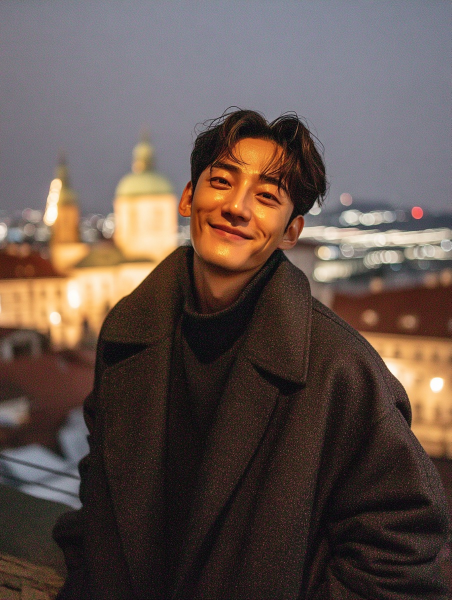
#> input picture assets/personas/beomjun/main_large.jpg, 903 x 1200 px (shown at 1/2 size); its folder holds only this picture in this run
$ python local_image_optimizer_english.py
#> lines starting #> are read from the running program, lines starting #| are printed output that depends on the picture
### scripts/persona_name_mapping.py
#!/usr/bin/env python3
"""
Persona name mapping - Korean to English
"""

# 한글 이름을 영문으로 매핑
PERSONA_NAME_MAPPING = {
    "상훈": "sanghoon",
    "Dr. 박지은": "dr-park-jieun",
    "Dr. 김민서": "dr-kim-minseo",
    "수진": "sujin",
    "예림": "yerim",
    "예슬": "yeseul",
    "윤미": "yoonmi",
    "정훈": "jeonghoon",
    "지우": "jiwoo",
    "채연": "chaeyeon",
    "하연": "hayeon",
    "혜진": "hyejin",
    "나연": "nayeon",
    "동현": "donghyun",
    "미연": "miyeon",
    "민수": "minsu",
    "민준": "minjun",
    "박준영": "park-junyoung",
    "성호": "seongho",
    "세빈": "sebin",
    "소희": "sohee",
    "영훈": "younghoon",
    "재성": "jaesung",
    "재현": "jaehyun",
    "종호": "jongho",
    "준영": "junyoung",
    "준호": "junho",
    "진욱": "jinwook",
    # 신규 20대 남성 페르소나
    "건우": "geonwoo",
    "도윤": "doyoon",
    "동혁": "donghyuk",
    "민석": "minseok",
    "민호": "minho",
    "성민": "seongmin",
    "세준": "sejun",
    "수현": "soohyun",
    "시우": "siwoo",
    "우진": "woojin",
    "원준": "wonjoon",
    "유진": "yoojin",
    "정우": "jungwoo",
    "지환": "jihwan",
    "지후": "jihoo",
    "태민": "taemin",
    "태현": "taehyun",
    "하준": "hajoon",
    "현민": "hyunmin",
    "현우": "hyunwoo",
    "효진": "hyojin",
    "나나": "nana",
    "다은": "daeun",
    "동수": "dongsu",
    "리나": "rina",
    "민정": "minjung",
    "범준": "beomjun",
    "석진": "seokjin",
    "소영": "soyoung",
    "수빈": "subin",
    "수아": "sua",
    "연지": "yeonji",
    "윤성": "yoonsung",
    "은수": "eunsu",
    "주은": "jueun",
    "준석": "junseok",
    "지윤": "jiyoon",
    "지은": "jieun",
    "진호": "jinho",
    "태윤": "taeyoon",
    "태준": "taejun",
    "태호": "taeho",
    "현주": "hyeonju",
    "혜원": "hyewon"
}

def get_english_name(korean_name: str) -> str:
    """
    한글 이름을 영문으로 변환
    매핑에 없으면 원본 이름 반환
    """
    return PERSONA_NAME_MAPPING.get(korean_name, korean_name)

# [7 lines left out: function get_korean_name, not called in this run]

### scripts/local_image_optimizer_english.py
#!/usr/bin/env python3
"""
Local Image Optimizer with English folder names - Creates optimized images in assets/personas folder
"""

import os
import sys
from PIL import Image
from pathlib import Path
from persona_name_mapping import get_english_name
import numpy as np

# Set UTF-8 encoding for Windows console
if sys.platform.startswith('win'):
    import locale
    if sys.stdout.encoding != 'utf-8':
        sys.stdout.reconfigure(encoding='utf-8')
        sys.stderr.reconfigure(encoding='utf-8')

# Configuration
PERSONAS_SOURCE_DIR = r"C:\Users\yong\Documents\personas"
OUTPUT_DIR = r"C:\Users\yong\sonaapp\assets\personas"

# Image sizes
SIZES = {
    'thumb': 150,
    'small': 300,
    'medium': 600,
    'large': 1200
}

def remove_black_bars(img):
    """Remove black letterbox bars from top and bottom of image"""
    # Convert to numpy array
    img_array = np.array(img)

    # For RGB images
    if len(img_array.shape) == 3:
        # Calculate mean brightness for each row
        row_means = np.mean(img_array, axis=(1, 2))
    else:
        # For grayscale
        row_means = np.mean(img_array, axis=1)

    # Find non-black rows (threshold of 10 to account for very dark but not pure black)
    non_black_rows = np.where(row_means > 10)[0]

    if len(non_black_rows) == 0:
        return img

    # Get the bounds of non-black content
    top = non_black_rows[0]
    bottom = non_black_rows[-1] + 1

    # Check if we found black bars (more than 5% of image height)
    height = img_array.shape[0]
    if top > height * 0.05 or (height - bottom) > height * 0.05:
        print(f"    Detected black bars: top={top}px, bottom={height-bottom}px")
        # Crop the image
        if len(img_array.shape) == 3:
            cropped_array = img_array[top:bottom, :, :]
        else:
            cropped_array = img_array[top:bottom, :]
        return Image.fromarray(cropped_array)

    return img

def smart_crop_square(img, size):
    """Smart crop to square aspect ratio for persona cards"""
    width, height = img.size

    if width == height:
        return img

    # For portrait images, crop from top to focus on face area
    if width < height:
        # Take square from top portion (usually where face is)
        crop_height = width
        top = min(int(height * 0.1), height - crop_height)  # Start 10% from top or less
        return img.crop((0, top, width, top + crop_height))

    # For landscape images, center crop
    else:
        crop_width = height
        left = (width - crop_width) // 2
        return img.crop((left, 0, left + crop_width, height))

def create_output_directories():
    """Create output directory structure"""
    output_path = Path(OUTPUT_DIR)
    output_path.mkdir(parents=True, exist_ok=True)
    return output_path

def scan_personas():
    """Scan and return personas with images"""
    source_dir = Path(PERSONAS_SOURCE_DIR)
    personas = []

    print("Scanning persona folders...")
    print("-" * 40)

    for item in source_dir.iterdir():
        if item.is_dir():
            image_files = []
            for ext in ['*.png', '*.jpg', '*.jpeg', '*.webp']:
                image_files.extend(item.glob(ext))

            if image_files:
                korean_name = item.name
                english_name = get_english_name(korean_name)
                personas.append({
                    'korean_name': korean_name,
                    'english_name': english_name,
                    'path': item
                })
                print(f"Found: {korean_name} -> {english_name} ({len(image_files)} images)")
#> pass 2 of the loop in scan_personas, `for item in source_dir.iterdir():`:

    return personas

def optimize_persona_images(persona_info: dict):
    """Optimize all images for a single persona"""

    korean_name = persona_info['korean_name']
    english_name = persona_info['english_name']
    persona_dir = persona_info['path']

    print(f"\nProcessing: {korean_name} -> {english_name}")

    output_persona_dir = Path(OUTPUT_DIR) / english_name

    # Create persona output directory with English name
    output_persona_dir.mkdir(parents=True, exist_ok=True)

    # Find all image files
    image_files = []
    for ext in ['*.png', '*.jpg', '*.jpeg', '*.webp']:
        image_files.extend(persona_dir.glob(ext))

    # Sort image files by name for consistent ordering
    image_files = sorted(image_files, key=lambda x: x.name)

    if not image_files:
        print(f"  ERROR: No images found")
        return False

    print(f"  Found {len(image_files)} images to process")

    processed_count = 0

    for idx, source_image in enumerate(image_files):
        # First image is "main", others are "image1", "image2", etc.
        prefix = "main" if idx == 0 else f"image{idx}"
        print(f"\n  Processing image {idx + 1}/{len(image_files)}: {source_image.name} -> {prefix}_*.jpg")

        try:
            with Image.open(source_image) as img:
                # Convert to RGB
#> img is the input picture: PIL image 903x1200 RGB; mean R, G, B 97.8, 82.4, 76.3
                if img.mode in ('RGBA', 'LA'):
                    background = Image.new('RGB', img.size, (255, 255, 255))
                    background.paste(img, mask=img.split()[-1] if img.mode == 'RGBA' else None)
                    img = background
                elif img.mode != 'RGB':
                    img = img.convert('RGB')

                # Remove black bars if present
                img = remove_black_bars(img)
#> in remove_black_bars, `row_means = np.mean(img_array, axis=(1, 2))`: row_means = 1200 values, max 162.5 at index 470, min 26.22 at index 1061, mean 85.49
#> in remove_black_bars, `non_black_rows = np.where(row_means > 10)[0]`: non_black_rows = 1200 values from 0 to 1199
#> in remove_black_bars, `top = non_black_rows[0]`: top = 0
#> in remove_black_bars, `bottom = non_black_rows[-1] + 1`: bottom = 1200

                orig_width, orig_height = img.size
#> orig_width = 903; orig_height = 1200
                aspect_ratio = orig_width / orig_height
#> aspect_ratio = 0.752
                print(f"    Original: {orig_width}x{orig_height}")
#|     Original: 903x1200

                # Process each size
                for size_name, target_size in SIZES.items():
                    # For thumbnail and small sizes, use smart square crop
                    if size_name in ['thumb', 'small']:
                        # First resize to target size maintaining aspect ratio
                        if orig_width > orig_height:
                            new_width = int(target_size * aspect_ratio)
                            new_height = target_size
                        else:
                            new_width = target_size
                            new_height = int(target_size / aspect_ratio)

                        # Don't upscale
                        if new_width > orig_width or new_height > orig_height:
                            resized = img.copy()
                        else:
                            resized = img.resize((new_width, new_height), Image.Resampling.LANCZOS)

                        # Then smart crop to square
                        resized = smart_crop_square(resized, target_size)

                        # Final resize to exact target size if needed
                        if resized.size != (target_size, target_size):
                            resized = resized.resize((target_size, target_size), Image.Resampling.LANCZOS)
                    else:
                        # For medium and large, maintain aspect ratio
                        if orig_width > orig_height:
                            new_width = target_size
                            new_height = int(target_size / aspect_ratio)
                        else:
                            new_height = target_size
                            new_width = int(target_size * aspect_ratio)

                        if new_width > orig_width or new_height > orig_height:
                            new_width, new_height = orig_width, orig_height

                        # Create resized image
                        resized = img.resize((new_width, new_height), Image.Resampling.LANCZOS)

                    # Save to output directory
                    output_file = output_persona_dir / f"{prefix}_{size_name}.jpg"
                    resized.save(output_file, 'JPEG', quality=95, optimize=True, progressive=True)

                    file_size = output_file.stat().st_size
                    print(f"    Created {size_name}: {new_width}x{new_height} ({file_size} bytes)")
#> this loop made 1 pass
#> pass 1, in optimize_persona_images, `resized = img.resize((new_width, new_height), Image.Resampling.LANCZOS)`:
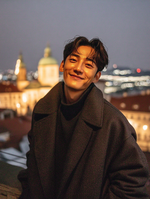
#> resized: PIL image 150x199 RGB; mean R, G, B 97.8, 82.4, 76.3
#> pass 1, in optimize_persona_images, `resized = smart_crop_square(resized, target_size)`:
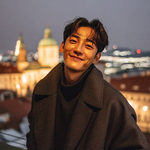
#> resized: PIL image 150x150 RGB; mean R, G, B 105.9, 87, 77.6

                # Save original
                output_original = output_persona_dir / f"{prefix}_original.jpg"
                img.save(output_original, 'JPEG', quality=98, optimize=True, progressive=True)

                orig_file_size = output_original.stat().st_size
                print(f"    Created original: {orig_width}x{orig_height} ({orig_file_size} bytes)")

                processed_count += 1

        except Exception as e:
            print(f"    ERROR processing {source_image.name}: {e}")
            continue

    if processed_count > 0:
        print(f"\n  SUCCESS: {processed_count}/{len(image_files)} images processed and saved to {output_persona_dir}")
        return True
    else:
        print(f"  ERROR: No images could be processed")
        return False

def create_mapping_file(personas):
    """Create a mapping file for Korean to English names"""
    mapping_file = Path(OUTPUT_DIR) / "name_mapping.txt"

    with open(mapping_file, 'w', encoding='utf-8') as f:
        f.write("Korean Name -> English Name Mapping\n")
        f.write("=" * 40 + "\n")
        for persona in personas:
            f.write(f"{persona['korean_name']} -> {persona['english_name']}\n")

    print(f"\nMapping file created: {mapping_file}")

def main():
    print("Local Image Optimizer with English Folder Names")
    print("=" * 60)

    # Create output directory
    create_output_directories()

    # Scan personas
    personas = scan_personas()

    if not personas:
        print("\nNo personas with images found!")
        return

    print(f"\nFound {len(personas)} personas with images")
    print("=" * 60)

    # Process all personas
    successful = []
    failed = []

    for persona_info in personas:
        if optimize_persona_images(persona_info):
            successful.append(persona_info)
        else:
            failed.append(persona_info)
#> pass 2 of the loop in main, `for persona_info in personas:`:
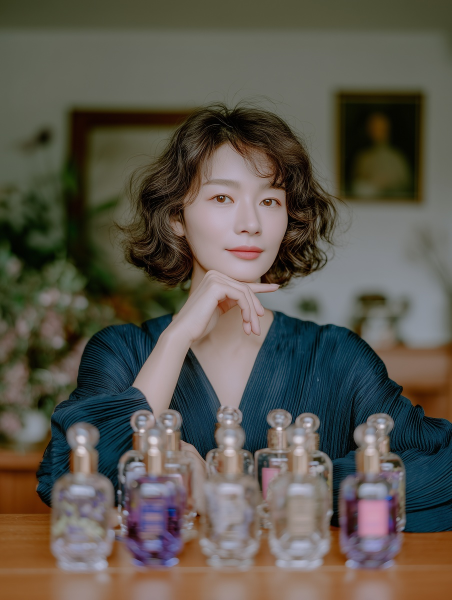
#> input picture assets/personas/chaeyeon/main_large.jpg, 903 x 1200 px (shown at 1/2 size)
#> in optimize_persona_images, img is the input picture: PIL image 903x1200 RGB; mean R, G, B 91.8, 87.4, 77.8
#|     Original: 903x1200
#> the loop in optimize_persona_images, `for size_name, target_size in SIZES.items():` made 1 pass
#> pass 1, in optimize_persona_images (call 2), `resized = img.resize((new_width, new_height), Image.Resampling.LANCZOS)`:
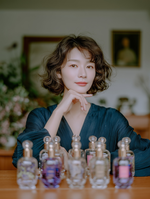
#> resized: PIL image 150x199 RGB; mean R, G, B 91.8, 87.4, 77.8
#> pass 1, in optimize_persona_images (call 2), `resized = smart_crop_square(resized, target_size)`:
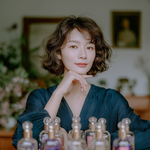
#> resized: PIL image 150x150 RGB; mean R, G, B 84.5, 83.8, 75.8

    # Create mapping file
    create_mapping_file(personas)

    # Summary
    print(f"\n" + "=" * 60)
    print(f"OPTIMIZATION COMPLETE!")
    print(f"  Total personas: {len(personas)}")
    print(f"  Successful: {len(successful)}")
    print(f"  Failed: {len(failed)}")

    if successful:
        print(f"\nSuccessfully optimized:")
        for persona in successful:
            print(f"  - {persona['korean_name']} -> {persona['english_name']}")
        print(f"\nImages saved to: {OUTPUT_DIR}")

    if failed:
        print(f"\nFailed personas:")
        for persona in failed:
            print(f"  - {persona['korean_name']}")

if __name__ == '__main__':
    main()
